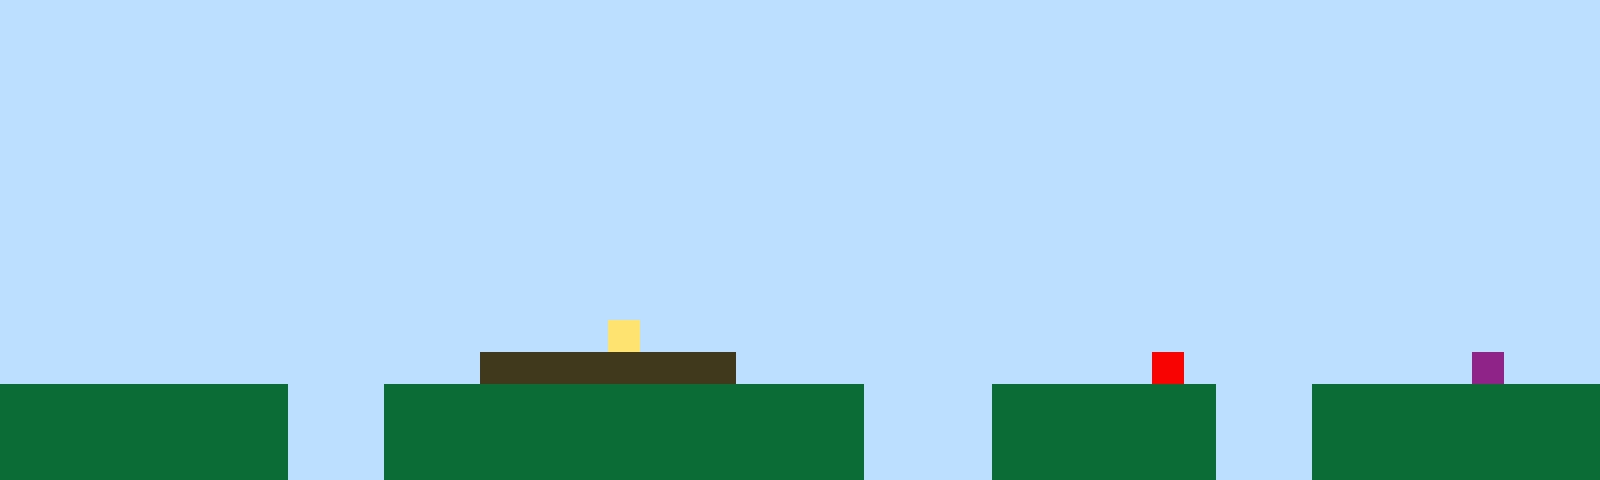

This game map was drawn from its Tiled (.tmx) file and the tilesets committed beside it. A one-line description and the full map source follow:
An orthogonal 50x15 tile map with 32x32 px tiles, 1 tile layer (Tile Layer 1).

<map version="1.10" tiledversion="1.11.2" orientation="orthogonal" renderorder="right-up" width="50" height="15" tilewidth="32" tileheight="32" infinite="0" nextlayerid="2" nextobjectid="1"><editorsettings><export target="map1.csv" format="csv" /></editorsettings><tileset firstgid="1" name="sprites" tilewidth="32" tileheight="32" tilecount="6" columns="3"><image source="sprites.png" width="96" height="64" /></tileset><layer id="1" name="Tile Layer 1" width="50" height="15"><data encoding="csv">1,1,1,1,1,1,1,1,1,1,1,1,1,1,1,1,1,1,1,1,1,1,1,1,1,1,1,1,1,1,1,1,1,1,1,1,1,1,1,1,1,1,1,1,1,1,1,1,1,1,1,1,1,1,1,1,1,1,1,1,1,1,1,1,1,1,1,1,1,1,1,1,1,1,1,1,1,1,1,1,1,1,1,1,1,1,1,1,1,1,1,1,1,1,1,1,1,1,1,1,1,1,1,1,1,1,1,1,1,1,1,1,1,1,1,1,1,1,1,1,1,1,1,1,1,1,1,1,1,1,1,1,1,1,1,1,1,1,1,1,1,1,1,1,1,1,1,1,1,1,1,1,1,1,1,1,1,1,1,1,1,1,1,1,1,1,1,1,1,1,1,1,1,1,1,1,1,1,1,1,1,1,1,1,1,1,1,1,1,1,1,1,1,1,1,1,1,1,1,1,1,1,1,1,1,1,1,1,1,1,1,1,1,1,1,1,1,1,1,1,1,1,1,1,1,1,1,1,1,1,1,1,1,1,1,1,1,1,1,1,1,1,1,1,1,1,1,1,1,1,1,1,1,1,1,1,1,1,1,1,1,1,1,1,1,1,1,1,1,1,1,1,1,1,1,1,1,1,1,1,1,1,1,1,1,1,1,1,1,1,1,1,1,1,1,1,1,1,1,1,1,1,1,1,1,1,1,1,1,1,1,1,1,1,1,1,1,1,1,1,1,1,1,1,1,1,1,1,1,1,1,1,1,1,1,1,1,1,1,1,1,1,1,1,1,1,1,1,1,1,1,1,1,1,1,1,1,1,1,1,1,1,1,1,1,1,1,1,1,1,1,1,1,1,1,1,1,1,1,1,1,1,1,1,1,1,1,1,1,1,1,1,1,1,1,1,1,1,1,1,1,1,1,1,1,1,1,1,1,1,1,1,1,1,1,1,1,1,1,1,1,1,1,1,1,1,1,1,1,1,1,1,1,1,1,1,1,1,1,1,1,1,1,1,1,1,1,1,1,1,1,1,1,1,1,1,1,1,1,1,1,1,1,1,1,1,1,1,1,1,1,1,1,1,1,1,1,1,1,1,1,1,1,1,1,1,1,1,1,1,1,1,1,1,1,1,1,1,1,1,1,1,1,1,1,1,1,1,1,1,1,1,1,1,1,1,1,1,1,4,1,1,1,1,1,1,1,1,1,1,1,1,1,1,1,1,1,1,1,1,1,1,1,1,1,1,1,1,1,1,1,1,1,1,1,1,1,1,1,1,1,1,1,1,1,3,3,3,3,3,3,3,3,1,1,1,1,1,1,1,1,1,1,1,1,1,5,1,1,1,1,1,1,1,1,1,6,1,1,1,2,2,2,2,2,2,2,2,2,1,1,1,2,2,2,2,2,2,2,2,2,2,2,2,2,2,2,1,1,1,1,2,2,2,2,2,2,2,1,1,1,2,2,2,2,2,2,2,2,2,2,2,2,2,2,2,2,2,2,1,1,1,2,2,2,2,2,2,2,2,2,2,2,2,2,2,2,1,1,1,1,2,2,2,2,2,2,2,1,1,1,2,2,2,2,2,2,2,2,2,2,2,2,2,2,2,2,2,2,1,1,1,2,2,2,2,2,2,2,2,2,2,2,2,2,2,2,1,1,1,1,2,2,2,2,2,2,2,1,1,1,2,2,2,2,2,2,2,2,2</data></layer></map>
